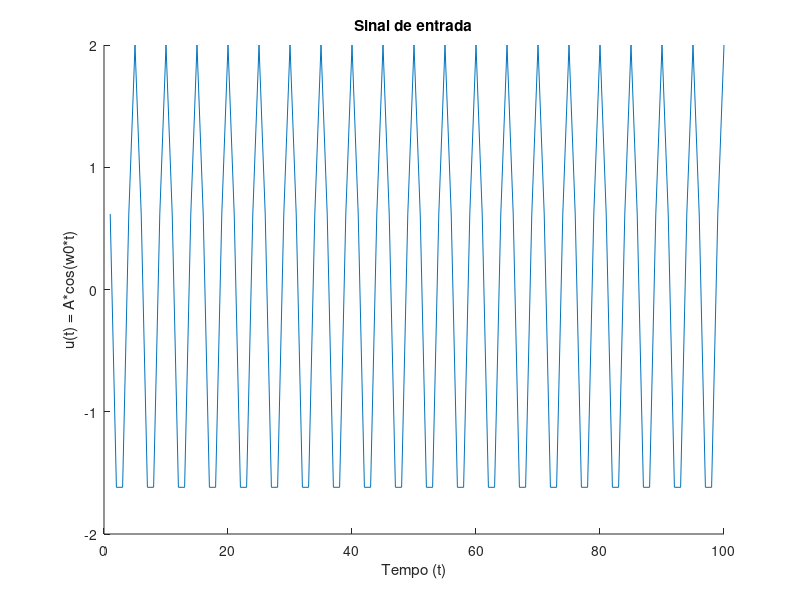
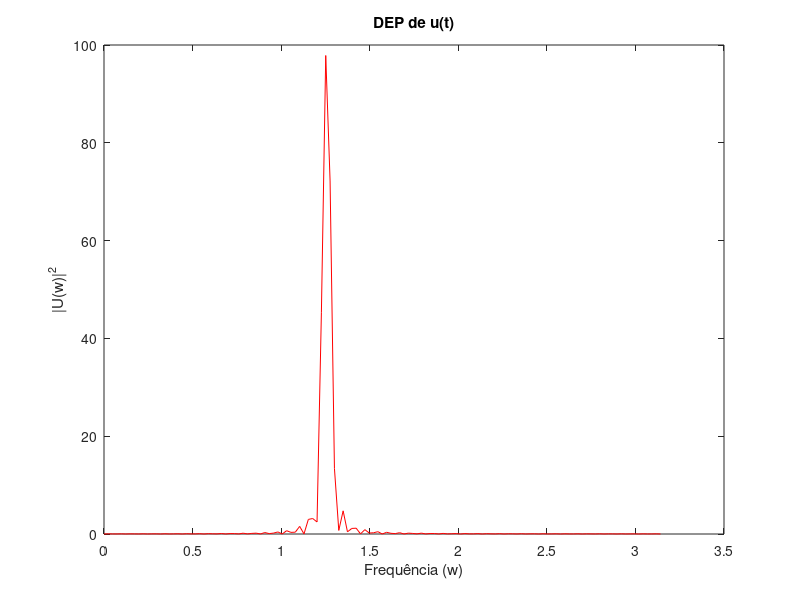

The MATLAB source for these figures, in order:
%Example 2.1
clc
close all
clear all

N0 = 5;
s = 20;
N = s*N0;
A = 2;
t = [1:1:N];
w0 = 2*pi/N0;

u = A*cos(w0*t);

figure(1)
hold on
plot(t,u), xlabel('Tempo (t)'),ylabel('u(t) = A*cos(w0*t)'), title('Sinal de entrada')

t=1:N;
w=linspace(0,pi,129);
for index_w=1:size(w,2)
    Un(index_w)=sum(u.*exp(-i*w(index_w)*t));
end
Un=1/sqrt(N)*Un;

figure(2)
plot(w,abs(Un).^2,'r'),xlabel('Frequência (w)'),ylabel('|U(w)|^2'), title('DEP de u(t)')

hold off
